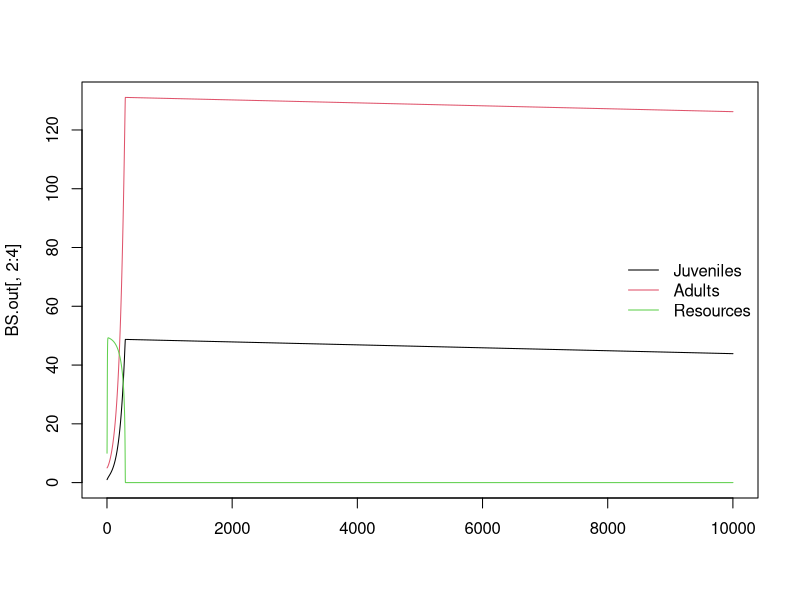

This chart was generated by the following R code:

library(deSolve)

#### PARAMETERS ################################################################

# z: adult to juvenile size ratio
z<-0.02
# p: adult modifier on production of juveniles
# can use to modify stage structure, seems like it needs to be <1
p<-0.06
# sig: conversion efficiency of resource to useful energy for fish
sig<-0.75
# M: maximum ingestion rate
# make mass specific?
M<-0.5
# H: andling time - speed at which fish can eat resources, smaller is faster
H<-3
# uJ: juvenile mortality
uJ<-0.005
# uA: adult mortality
uA<-0.005
# uR: resource mortality
# will be useful when we add temp dependence
uR<-0.005
# t: costs of maintaining somatic growth/turnover
# i.e. base level of resource intake you must exceed to mature/reproduce
t<-0.01
# r: resource growth rate
r<-5
# K: resource carrying capacity
K<-50
# B: adult reproductive rate
B<-0.5

# have to tell desolve which parameters to care about
parms<-c(M=M, H=H, sig=sig, t=t, uJ=uJ, B=B, uA=uA, p=p ,r=r, K=K, uR=uR)

#### ODE FUNCTIONS #############################################################

# ca: functional response for adults
# cj: functional response for juveniles
# mj: juvenile maturation rate
# ra: reproduction per adult
# uA: mortality rate for adults
# uJ: mortality rate for uveniles

BaseStage<-function(t,y,p){
	{
		J<-y[1]
		A<-y[2]
		R<-y[3]
	}
	with(as.list(p),{
		ca<-M*(R/(H+R))
		cj<-M*(R/(H+R))
		ifelse(((sig*cj)-t)<0, mj<-0, mj<-(((sig*cj)-t)-uJ)/(1-z^(1-(uJ/((sig*cj)-T)))))
		ifelse(((sig*ca)-t)<0, ra<-0, ra<-((sig*ca)-t)*B)
		
		dJ.dt<- ra*A -mj*J - uJ
		
		dA.dt<- mj*J - uA -ra*p*A
		
		dR.dt<- r*R*(1-(R/K)) - cj*J - ca*A -uR
		
        return(list(c(dJ.dt,dA.dt,dR.dt)))
	})
}

#### SIMULATION ################################################################

# state variable initial conditions
J<-1
A<-5
R<-10
y <- c(J,A,R)
names(y) <- c("Juveniles", "Adults", "Resources")

# duration of simulation
end.time<-1000

# define how time works for simulation
days<-(seq(0,end.time,by=0.1))

# run desolve to simulate the model through time (days)
BS.out<-data.frame(ode(y=y,time=days,func=BaseStage, parms=parms))

matplot(BS.out[,2:4],type="l",lty=1,pch=0.5,col=1:3)
legend('right', names(y), lty=1,col=1:3, bty = "n")
